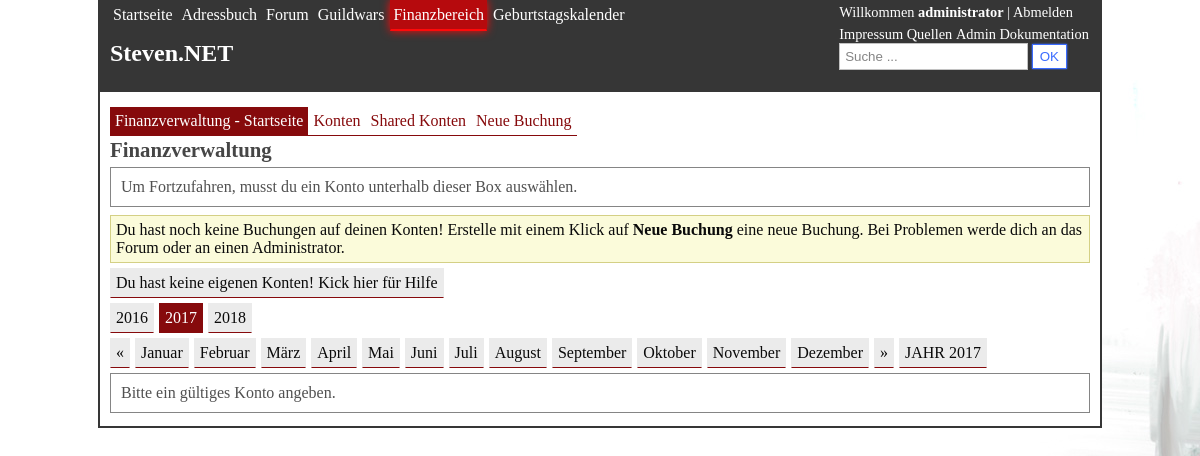
The page /finanzen/index.php (signed in) on the database its author committed.
### tables this page shows
CREATE TABLE `uebersicht_kacheln` (
  `id` int(11) NOT NULL,
  `timestamp` timestamp NOT NULL DEFAULT CURRENT_TIMESTAMP ON UPDATE CURRENT_TIMESTAMP,
  `name` varchar(250) NOT NULL COMMENT 'Name der Kachel',
  `link` varchar(250) NOT NULL COMMENT 'Link zur Startseite der Kachel',
  `beschreibung` varchar(250) NOT NULL COMMENT 'Beschreibung der Kachel',
  `sortierung` int(11) NOT NULL COMMENT 'Sortierung',
  `active` tinyint(4) DEFAULT NULL COMMENT 'Kachel aktiviert',
  `cssID` varchar(250) NOT NULL,
  `rightID` int(11) NOT NULL
);

### includes/objekt/mysql.class.php (called while the page is built, shortened)
<?php
class sql {
	function connectToDBNewWay() {
		try {
		$dbname = $this->getDBName();
		$db = new PDO("mysql:host=localhost;dbname=$dbname"
                      , "62_flathacksql1"
                      , "12141214"
                      , array(PDO::MYSQL_ATTR_INIT_COMMAND => "SET NAMES utf8"));
		} catch (Exception $e) {
			$css = '<link href="/flatnet2/css/error.css" type="text/css" rel="stylesheet" />';
			$errorText = "<p class='info'>Datenbank Error</p>";
			$bild = "<img src='/flatnet2/images/fehler/grund.PNG' name='' alt='DatenbankError'>";
			$errorBeschreibung = "<p>Quggan traurig, Quaggan kann die Datenbank nicht finden, nur Errors.</p>";
			die ("<body><div><div class='wrapper'>"
					.$css. $errorText . $bild . $errorBeschreibung
					."</div></div></body></html>");
		}
		return $db;
	}
	function getDBName() {
		$name = "62_flathacksql1";
		return $name;
	}
	function getObjektInfo($query) {
		$db = $this->connectToDBNewWay();
		$stmt = $db->query($query);
		$results = $stmt->fetchAll(PDO::FETCH_OBJ);
		return $results;
	}
}
?>

### includes/objekt/functions.class.php (the view, shortened to what this page needs)
<?php
include 'mysql.class.php';
class functions extends sql {
	function getUserID($username) {
		$userInfo = $this->getObjektInfo("SELECT id, Name FROM benutzer WHERE Name = '$username' LIMIT 1");
		if(isset($userInfo[0]->id)) {
			$userID = $userInfo[0]->id;
		} else {
			$userID = 0;
		}
		return $userID;
	}
	function userHasRight($id, $user) {
		if($user == 0) {
			$user = $this->getUserID($_SESSION['username']);
		}
		$query = "SELECT besitzer, right_id FROM rights WHERE besitzer = $user AND right_id = $id LIMIT 1";
		$userHasRight = $this->getObjektInfo($query);
		if(isset($userHasRight[0]->besitzer) AND isset($userHasRight[0]->right_id)) {
			if($userHasRight[0]->besitzer == $user AND $userHasRight[0]->right_id == $id) {
				return true;
			} else {
				return false;
			}
		} else {
			return false;
		}
	}
	function header() {
		echo '<link href="/flatnet2/css/style.css" type="text/css" rel="stylesheet" />';
		echo "<header class='header'>";
		echo "<div class='userInfo'>";
		if(isset($_SESSION["username"])) {
			echo "<p>Willkommen " . "<strong><a href='/flatnet2/usermanager/usermanager.php'>" . $_SESSION['username'] . "</a></strong> | ";
			echo "<a href='/flatnet2/includes/logout.php'> Abmelden </a></p>";
		} else {
			echo "<p class='hinweis'>Du hast versucht auf eine Seite zuzugreifen, für die du nicht angemeldet bist. Bitte melde dich an und versuche es erneut<br>
					<a class='rightBlueLink' href='/flatnet2/index.php'>Hauptseite</a></p>
					</div></header>";
			exit;
		}
		echo "		<ul>
				<li><a href='/flatnet2/informationen/impressum.php'>Impressum</a></li>
				<li><a href='/flatnet2/informationen/quellen.php'>Quellen</a></li>";
		if($this->userHasRight(36, 0) == "true") {
			echo "	<li><a href='/flatnet2/admin/control.php'>Admin</a></li>";
			echo "	<li><a href='/flatnet2/informationen/dokumentation.php'>Dokumentation</a></li>";
		} else {
		    echo "	<li><a href='/flatnet2/informationen/kontakt.php'>Kontakt</a></li>";
		}
		echo "</ul>
				<div id='suche'>
				<form method='get'>
				<input type=text name='suche' value='' placeholder='Suche ...' id='suche' />
				<input type=submit value='OK' id='sucheSubmit' />
				</form>";
		echo "</div></div>";
		$this->showNaviLinks();
		echo"<div id='ueberschrift'><h1><a href='/flatnet2/uebersicht.php'>Steven.NET</a></h1></div>";
		$this->ankuendigung();
		echo "</header>";
	}
	function showNaviLinks() {
		echo "<ul id='navigation'>";
		$kacheln = $this->getObjektInfo("SELECT * FROM uebersicht_kacheln WHERE active=1 ORDER BY sortierung");
		if($this->userHasRight(7, 0) == "true") {
			echo "<li>	<a href='/flatnet2/uebersicht.php' id='uebersicht'>Startseite</a></li>";
		}
		for($i = 0 ; $i < sizeof($kacheln) ; $i++) {
			if($this->userHasRight($kacheln[$i]->rightID, 0) == true) {
				echo "<li>";
					echo "<a id='".$kacheln[$i]->cssID."' href='".$kacheln[$i]->link."'>".$kacheln[$i]->name."</a>";
				echo "</li>";
			}
		}
		echo "</ul>";
	}
	function ankuendigung() {
		if($this->userHasRight(24, 0) == true) {
			echo "<div class='InfoCenter'>";
			echo "</div>";
		}
	}
}
?>

### css/style.css (style rules this page uses)
html { overflow: scroll; }
body { background-image: url(../images/gwbackground.jpg); background-color: grey; background-repeat: repeat; background-attachment: fixed; font-family: "Palatino Linotype", "Book Antiqua", Palatino, serif; font-size: 1em; font-style: normal; font-weight: normal; text-decoration: none; }
* { padding: 0px; margin: 0px; }
p { padding-bottom: 5px; font-size: 1em; }
h1 { font-size: 1.5em; padding-top: 5px; padding-bottom: 15px; color: #3f3f3f; }
a { color: #000095; text-decoration: none; font-size: 1em; }
li { margin-left: 28px; }
.header { padding: 10px; border-bottom: 5px solid white; background-color: #2e2e2e; color: black; }
.userInfo { max-width: 40%; float: right; border: 1px solid transparent; margin-top: -17px; max-height: 100px; overflow: hidden; padding-top: 10px; color: white; font-size: 0.9em; }
.userInfo a, .userInfo p { color: white; }
.userInfo ul { font-size: 1em; }
.userInfo li { display: inline; color: white; margin-left: 0px; }
.userInfo li a, .userInfo li a:hover, .userInfo li a:visited, .userInfo li a:visited:hover { color: white; }
.header #ueberschrift { margin-top: 4px; }
.header #ueberschrift a { color: white; }
.header #navigation li { display: inline; margin: 0px; }
.header #navigation { margin-top: -10px; }
.header #navigation li a:link, .header #navigation li a:visited { padding: 5px 2px 5px 2px; margin-top: 0px; margin-right: 3px; display: inline-block; border: 1px solid transparent; text-align: center; color: white; -webkit-transition: all 0.4s ease-in-out; -moz-transition: all 0.4s ease-in-out; -ms-transition: all 0.4s ease-in-out; -o-transition: all 0.4s ease-in-out; transition: all 0.4s ease-in-out; text-decoration: none; }
#uebersicht #uebersicht, #guildwars #guildwars, #forum #forum, #fahrten #fahrten, #toyota #toyota, #amazon #amazon, #gesundheit #gesundheit, #starcitizen #starcitizen, #profil #profil, #adressbuch #adressbuch, #gebkalender #gebkalender, #informationen #dokumentation, #kontakt #kontakt, #administration #administration, #learn #learn, #kontakt2 #kontakt, #doku #doku, #quellen #quellen, #finanzen #finanzen, #impressum #impressum { border-bottom: 2px solid red; background-color: #b30004; box-shadow: 0px 0px 10px red; color: white; -webkit-transition: all 0.4s ease-in-out; -moz-transition: all 0.4s ease-in-out; -ms-transition: all 0.4s ease-in-out; -o-transition: all 0.4s ease-in-out; transition: all 0.4s ease-in-out; }
input[type=submit] { -webkit-transition: all 0.3s ease-in-out; -moz-transition: all 0.3s ease-in-out; -ms-transition: all 0.3s ease-in-out; -o-transition: all 0.3s ease-in-out; transition: all 0.3s ease-in-out; background: white; padding: 4px 7px 4px 7px; border: 1px solid #3366FF; box-shadow: 0px 0px 2px #3366FF; cursor: pointer; color: #3366FF; }
input[type=text], input[type=number] { padding: 5px; border: 1px solid #c0c0c0; background: white; }
.InfoCenter, .InfoCenter a, .InfoCenter a:hover, .InfoCenter a:visited, .InfoCenter a:visited:hover { color: white; }
.InfoCenter { position: absolute; padding: 2px; margin-top: -50px; margin-left: 140px; border: 1px solid transparent; overflow: hidden; max-height: 50px; }

### rows shown on the page
uebersicht_kacheln: name "Adressbuch"
uebersicht_kacheln: name "Forum"
uebersicht_kacheln: name "Guildwars"
uebersicht_kacheln: name "Finanzbereich"
uebersicht_kacheln: name "Geburtstagskalender"

### other values the page prints
$_SESSION['username'] "administrator"
$jahrprev "2016"
$jahr "2017"
$jahrforw "2018"
